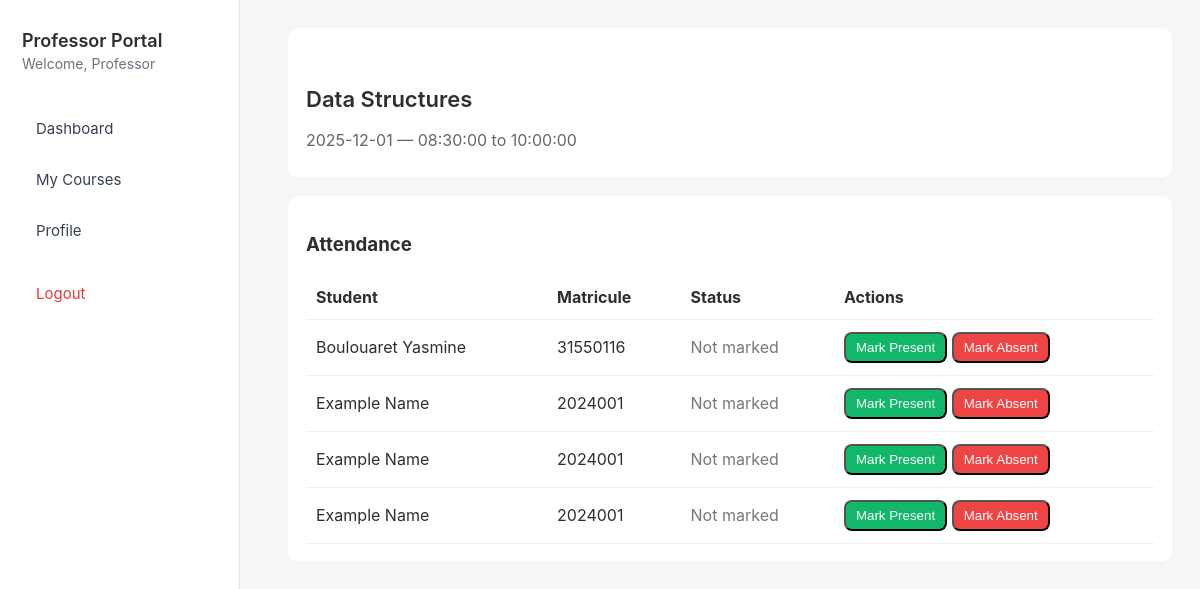
/frontend/professor/session.php?id=5, run on the app's committed database.
### tables this page shows
CREATE TABLE `sessions` (
  `id` int NOT NULL,
  `course_id` int NOT NULL,
  `professor_id` int NOT NULL,
  `session_date` date NOT NULL,
  `start_time` time NOT NULL,
  `end_time` time NOT NULL,
  `status` enum('open','closed') NOT NULL DEFAULT 'open'
);

CREATE TABLE `courses` (
  `id` int NOT NULL,
  `course_name` varchar(100) NOT NULL,
  `professor_id` int NOT NULL
);

CREATE TABLE `students` (
  `id` int NOT NULL,
  `fullname` varchar(255) NOT NULL,
  `matricule` varchar(100) NOT NULL,
  `group_id` varchar(50) NOT NULL
);

### frontend/professor/session.php (the view, shortened to what this page needs)
<?php
$conn = getConnection();
require_once __DIR__ . '/sidebar.php';
$session_id = isset($_GET['id']) ? intval($_GET['id']) : 0;
$stmt = $conn->prepare("
  SELECT s.*, c.course_name
  FROM sessions s
  LEFT JOIN courses c ON c.id = s.course_id
  WHERE s.id = :id
");
$stmt->execute([':id' => $session_id]);
$session = $stmt->fetch(PDO::FETCH_ASSOC);
$stmt = $conn->prepare("
  SELECT st.id, st.fullname, st.matricule
  FROM student_course sc
  JOIN students st ON st.id = sc.student_id
  WHERE sc.course_id = :cid
  ORDER BY st.fullname ASC
");
$stmt->execute([':cid' => $session['course_id']]);
$students = $stmt->fetchAll(PDO::FETCH_ASSOC);
$attendanceMap = [];
?>
<!doctype html>
<html>
<head>
  <link rel="stylesheet" href="../assets/style.css">
</head>
<body>
<div class="content">
  <div class="card">
    <h2>
        <?= htmlspecialchars($session['course_name']) ?>
    </h2>
    <div style="color:#666; margin-bottom:10px;">
      <?= htmlspecialchars($session['session_date']) ?>
      — <?= htmlspecialchars($session['start_time']) ?>
      to <?= htmlspecialchars($session['end_time']) ?>
    </div>
  </div>
  <div class="card">
    <h3>Attendance</h3>
    <?php if (empty($students)): ?>
      <p>No students enrolled for this course.</p>
    <?php else: ?>
      <table class="att">
        <thead>
          <tr>
            <th>Student</th>
            <th>Matricule</th>
            <th>Status</th>
            <th>Actions</th>
          </tr>
        </thead>
        <tbody id="attendance-body">
        <?php foreach ($students as $st):
             $curStatus = $attendanceMap[$st['id']] ?? null;
        ?>
          <tr data-student="<?= $st['id'] ?>">
            <td><?= htmlspecialchars($st['fullname']) ?></td>
            <td><?= htmlspecialchars($st['matricule']) ?></td>
            <td class="status-cell">
              <?php if ($curStatus === 'present'): ?>
                <span class="status-pill status-present">Present</span>
              <?php elseif ($curStatus === 'absent'): ?>
                <span class="status-pill status-absent">Absent</span>
              <?php else: ?>
                <span style="color:#777">Not marked</span>
              <?php endif; ?>
            </td>
            <td>
              <button class="btn-present mark-btn" data-id="<?= $st['id'] ?>" data-status="present">
                  Mark Present
              </button>
              <button class="btn-absent mark-btn" data-id="<?= $st['id'] ?>" data-status="absent">
                  Mark Absent
              </button>
            </td>
          </tr>
        <?php endforeach; ?>
        </tbody>
      </table>
    <?php endif; ?>
  </div>
</div>
</body>
</html>

### frontend/assets/style.css (style rules this page uses)
body { margin: 0; padding: 0; font-family: -apple-system, BlinkMacSystemFont, "Segoe UI", Roboto, sans-serif; background: #f5f6f8; color: #2e2e2e; }
.content { margin-left: 240px; flex: 1; padding: 40px 50px; transition: 0.25s ease; }
h2 { margin-top: 40px; font-size: 22px; font-weight: 600; }

### frontend/professor/session.php (style rules this page uses)
.content { margin-left: 260px; padding: 28px; }
.card { background:#fff; padding:18px; border-radius:10px; box-shadow:0 1px 0 #eee; margin-bottom:18px; }
table.att { width:100%; border-collapse:collapse; }
table.att th, table.att td { padding:12px 10px; border-bottom:1px solid #f0f0f0; text-align:left; }
.btn-present { background:#12b76a; color:#fff; padding:6px 10px; border-radius:8px; cursor:pointer; }
.btn-absent { background:#ef4444; color:#fff; padding:6px 10px; border-radius:8px; cursor:pointer; }

### data on the page
sessions: course.course_name "Data Structures", session_date "2025-12-01", start_time "08:30:00", end_time "10:00:00"
students: fullname "Boulouaret Yasmine", matricule "31550116"
students: fullname "Example Name", matricule "2024001"
students: fullname "Example Name", matricule "2024001"
students: fullname "Example Name", matricule "2024001"

### other printed values
$profName "Professor"
